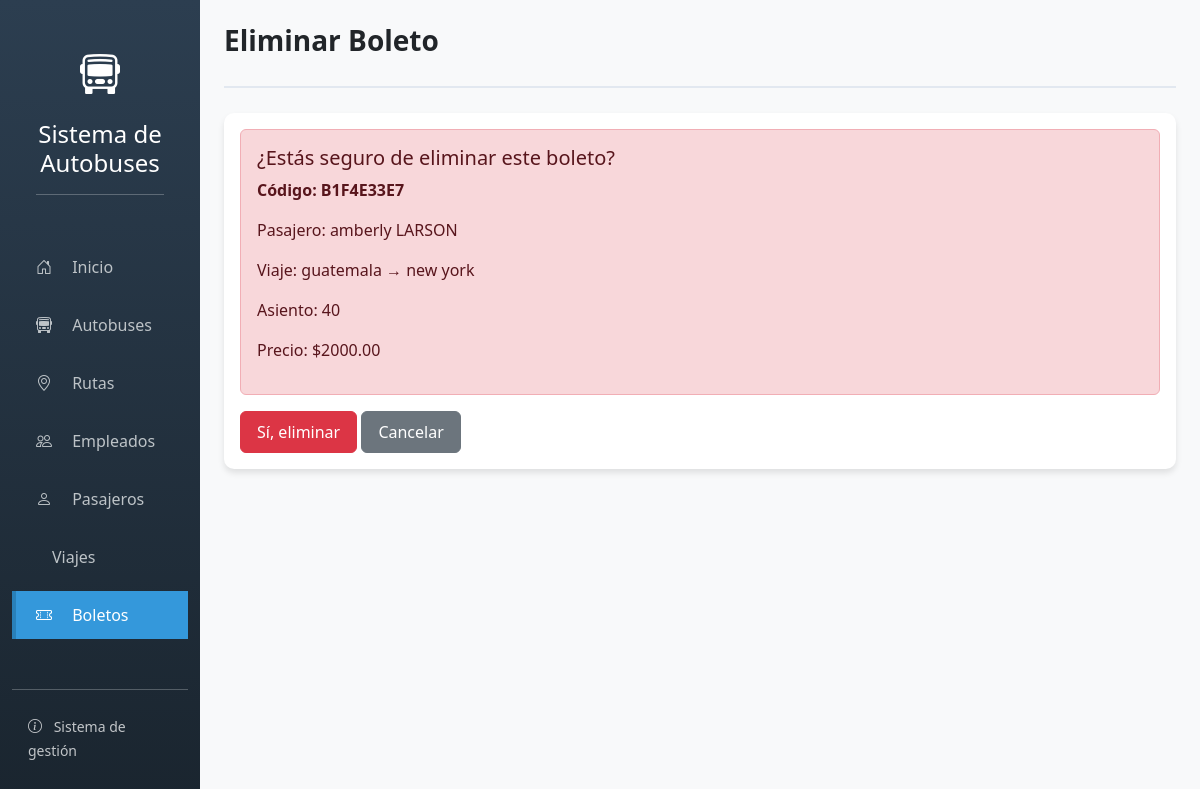
The page /boletos/eliminar/2/ on the database its author committed.
### app_autobuses/models.py (models this page shows, shortened)
class Boleto(models.Model):
    ESTADOS = [
        ('reservado', 'Reservado'),
        ('pagado', 'Pagado'),
        ('usado', 'Usado'),
        ('cancelado', 'Cancelado'),
    ]
    viaje = models.ForeignKey(Viaje, on_delete=models.CASCADE)
    pasajero = models.ForeignKey(Pasajero, on_delete=models.CASCADE)
    asiento_numero = models.IntegerField()
    precio = models.DecimalField(max_digits=10, decimal_places=2)
    estado = models.CharField(max_length=20, choices=ESTADOS, default='reservado')
    fecha_compra = models.DateTimeField(auto_now_add=True)
    codigo_boleto = models.CharField(max_length=10, unique=True)
    class Meta:
        ordering = ['-fecha_compra']

class Pasajero(models.Model):
    nombre = models.CharField(max_length=50)
    apellido = models.CharField(max_length=50)
    telefono = models.CharField(max_length=15)
    email = models.EmailField()
    fecha_nacimiento = models.DateField()
    direccion = models.TextField()
    class Meta:
        ordering = ['apellido']

class Viaje(models.Model):
    ESTADOS = [
        ('programado', 'Programado'),
        ('en_curso', 'En Curso'),
        ('completado', 'Completado'),
        ('cancelado', 'Cancelado'),
    ]
    autobus = models.ForeignKey(Autobus, on_delete=models.CASCADE)
    ruta = models.ForeignKey(Ruta, on_delete=models.CASCADE)
    conductor = models.ForeignKey(Empleado, on_delete=models.CASCADE, limit_choices_to={'puesto': 'conductor'})
    fecha_salida = models.DateTimeField()
    fecha_llegada_estimada = models.DateTimeField()
    estado = models.CharField(max_length=20, choices=ESTADOS, default='programado')
    asientos_disponibles = models.IntegerField()
    class Meta:
        ordering = ['-fecha_salida']

class Ruta(models.Model):
    origen = models.CharField(max_length=100)
    destino = models.CharField(max_length=100)
    distancia_km = models.DecimalField(max_digits=10, decimal_places=2)
    duracion_estimada = models.CharField(max_length=20, help_text="Formato: 2h 30m")
    precio_base = models.DecimalField(max_digits=10, decimal_places=2)
    activa = models.BooleanField(default=True)
    def __str__(self):
        return f'{self.origen} → {self.destino}'
    class Meta:
        ordering = ['origen']

### app_autobuses/views.py (the view)
# urls.py: path('boletos/eliminar/<int:id>/', views.boleto_eliminar, name='boleto_eliminar'),
def boleto_eliminar(request, id):
    boleto = get_object_or_404(Boleto, id=id)
    if request.method == 'POST':
        codigo = boleto.codigo_boleto
        boleto.delete()
        messages.success(request, f'Boleto {codigo} eliminado.')
        return redirect('boleto_listar')
    return render(request, 'app_autobuses/boleto/eliminar.html', {'boleto': boleto})

### app_autobuses/templates/app_autobuses/boleto/eliminar.html (shortened to what this page needs)
{% extends 'base.html' %}
{% block header_title %}Eliminar Boleto{% endblock %}
{% block content %}
<div class="card">
    <div class="card-body">
        <div class="alert alert-danger">
            <h5>¿Estás seguro de eliminar este boleto?</h5>
            <p><strong>Código: {{ boleto.codigo_boleto }}</strong></p>
            <p>Pasajero: {{ boleto.pasajero.nombre }} {{ boleto.pasajero.apellido }}</p>
            <p>Viaje: {{ boleto.viaje.ruta }}</p>
            <p>Asiento: {{ boleto.asiento_numero }}</p>
            <p>Precio: ${{ boleto.precio }}</p>
        </div>
        <form method="post">
            <div class="mt-3">
                <button type="submit" class="btn btn-danger">Sí, eliminar</button>
                <a href="{% url 'boleto_listar' %}" class="btn btn-secondary">Cancelar</a>
            </div>
        </form>
    </div>
</div>
{% endblock %}

### app_autobuses/templates/base.html (style rules this page uses)
body { background-color: #f8f9fa; font-family: 'Segoe UI', Tahoma, Geneva, Verdana, sans-serif; }
.card { border: none; border-radius: 10px; box-shadow: 0 4px 6px rgba(0,0,0,0.1); margin-bottom: 25px; }
.btn { padding: 8px 16px; border-radius: 6px; font-weight: 500; transition: all 0.3s; }

### rows shown on the page
Boleto: codigo_boleto "B1F4E33E7", pasajero.nombre "amberly", pasajero.apellido "LARSON", viaje.ruta "guatemala → new york", asiento_numero "40", precio "2000.00"
